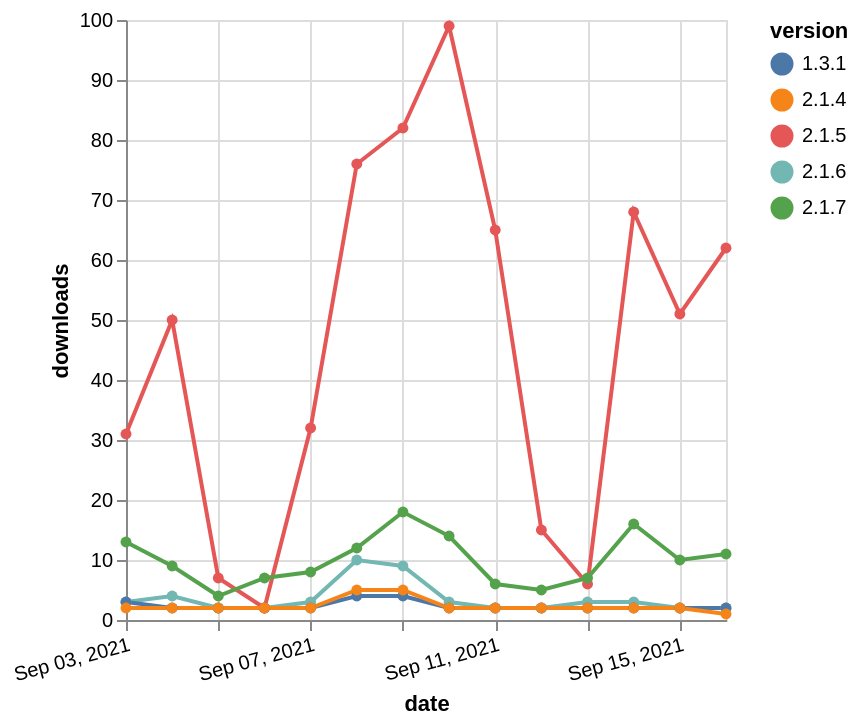

Vega-Lite specification for this chart:
### Vega-Lite specification from a JSON file in a GitHub repository (floating-point values rounded to 4 significant figures)
{"$schema": "https://vega.github.io/schema/vega-lite/v5.json", "description": "A simple bar chart with embedded data.", "data": {"values": [{"date": "2021-09-03", "total": 22285, "delta": 3, "version": "2.1.6"}, {"date": "2021-09-04", "total": 22289, "delta": 4, "version": "2.1.6"}, {"date": "2021-09-05", "total": 22291, "delta": 2, "version": "2.1.6"}, {"date": "2021-09-06", "total": 22293, "delta": 2, "version": "2.1.6"}, {"date": "2021-09-07", "total": 22296, "delta": 3, "version": "2.1.6"}, {"date": "2021-09-08", "total": 22306, "delta": 10, "version": "2.1.6"}, {"date": "2021-09-09", "total": 22315, "delta": 9, "version": "2.1.6"}, {"date": "2021-09-10", "total": 22318, "delta": 3, "version": "2.1.6"}, {"date": "2021-09-11", "total": 22320, "delta": 2, "version": "2.1.6"}, {"date": "2021-09-12", "total": 22322, "delta": 2, "version": "2.1.6"}, {"date": "2021-09-13", "total": 22325, "delta": 3, "version": "2.1.6"}, {"date": "2021-09-14", "total": 22328, "delta": 3, "version": "2.1.6"}, {"date": "2021-09-15", "total": 22330, "delta": 2, "version": "2.1.6"}, {"date": "2021-09-16", "total": 22332, "delta": 2, "version": "2.1.6"}, {"date": "2021-09-03", "total": 2935, "delta": 3, "version": "1.3.1"}, {"date": "2021-09-04", "total": 2937, "delta": 2, "version": "1.3.1"}, {"date": "2021-09-05", "total": 2939, "delta": 2, "version": "1.3.1"}, {"date": "2021-09-06", "total": 2941, "delta": 2, "version": "1.3.1"}, {"date": "2021-09-07", "total": 2943, "delta": 2, "version": "1.3.1"}, {"date": "2021-09-08", "total": 2947, "delta": 4, "version": "1.3.1"}, {"date": "2021-09-09", "total": 2951, "delta": 4, "version": "1.3.1"}, {"date": "2021-09-10", "total": 2953, "delta": 2, "version": "1.3.1"}, {"date": "2021-09-11", "total": 2955, "delta": 2, "version": "1.3.1"}, {"date": "2021-09-12", "total": 2957, "delta": 2, "version": "1.3.1"}, {"date": "2021-09-13", "total": 2959, "delta": 2, "version": "1.3.1"}, {"date": "2021-09-14", "total": 2961, "delta": 2, "version": "1.3.1"}, {"date": "2021-09-15", "total": 2963, "delta": 2, "version": "1.3.1"}, {"date": "2021-09-16", "total": 2965, "delta": 2, "version": "1.3.1"}, {"date": "2021-09-03", "total": 47015, "delta": 31, "version": "2.1.5"}, {"date": "2021-09-04", "total": 47065, "delta": 50, "version": "2.1.5"}, {"date": "2021-09-05", "total": 47072, "delta": 7, "version": "2.1.5"}, {"date": "2021-09-06", "total": 47074, "delta": 2, "version": "2.1.5"}, {"date": "2021-09-07", "total": 47106, "delta": 32, "version": "2.1.5"}, {"date": "2021-09-08", "total": 47182, "delta": 76, "version": "2.1.5"}, {"date": "2021-09-09", "total": 47264, "delta": 82, "version": "2.1.5"}, {"date": "2021-09-10", "total": 47363, "delta": 99, "version": "2.1.5"}, {"date": "2021-09-11", "total": 47428, "delta": 65, "version": "2.1.5"}, {"date": "2021-09-12", "total": 47443, "delta": 15, "version": "2.1.5"}, {"date": "2021-09-13", "total": 47449, "delta": 6, "version": "2.1.5"}, {"date": "2021-09-14", "total": 47517, "delta": 68, "version": "2.1.5"}, {"date": "2021-09-15", "total": 47568, "delta": 51, "version": "2.1.5"}, {"date": "2021-09-16", "total": 47630, "delta": 62, "version": "2.1.5"}, {"date": "2021-09-03", "total": 3442, "delta": 2, "version": "2.1.4"}, {"date": "2021-09-04", "total": 3444, "delta": 2, "version": "2.1.4"}, {"date": "2021-09-05", "total": 3446, "delta": 2, "version": "2.1.4"}, {"date": "2021-09-06", "total": 3448, "delta": 2, "version": "2.1.4"}, {"date": "2021-09-07", "total": 3450, "delta": 2, "version": "2.1.4"}, {"date": "2021-09-08", "total": 3455, "delta": 5, "version": "2.1.4"}, {"date": "2021-09-09", "total": 3460, "delta": 5, "version": "2.1.4"}, {"date": "2021-09-10", "total": 3462, "delta": 2, "version": "2.1.4"}, {"date": "2021-09-11", "total": 3464, "delta": 2, "version": "2.1.4"}, {"date": "2021-09-12", "total": 3466, "delta": 2, "version": "2.1.4"}, {"date": "2021-09-13", "total": 3468, "delta": 2, "version": "2.1.4"}, {"date": "2021-09-14", "total": 3470, "delta": 2, "version": "2.1.4"}, {"date": "2021-09-15", "total": 3472, "delta": 2, "version": "2.1.4"}, {"date": "2021-09-16", "total": 3473, "delta": 1, "version": "2.1.4"}, {"date": "2021-09-03", "total": 24742, "delta": 13, "version": "2.1.7"}, {"date": "2021-09-04", "total": 24751, "delta": 9, "version": "2.1.7"}, {"date": "2021-09-05", "total": 24755, "delta": 4, "version": "2.1.7"}, {"date": "2021-09-06", "total": 24762, "delta": 7, "version": "2.1.7"}, {"date": "2021-09-07", "total": 24770, "delta": 8, "version": "2.1.7"}, {"date": "2021-09-08", "total": 24782, "delta": 12, "version": "2.1.7"}, {"date": "2021-09-09", "total": 24800, "delta": 18, "version": "2.1.7"}, {"date": "2021-09-10", "total": 24814, "delta": 14, "version": "2.1.7"}, {"date": "2021-09-11", "total": 24820, "delta": 6, "version": "2.1.7"}, {"date": "2021-09-12", "total": 24825, "delta": 5, "version": "2.1.7"}, {"date": "2021-09-13", "total": 24832, "delta": 7, "version": "2.1.7"}, {"date": "2021-09-14", "total": 24848, "delta": 16, "version": "2.1.7"}, {"date": "2021-09-15", "total": 24858, "delta": 10, "version": "2.1.7"}, {"date": "2021-09-16", "total": 24869, "delta": 11, "version": "2.1.7"}]}, "width": "container", "mark": {"type": "line", "point": {"filled": true}}, "encoding": {"x": {"field": "date", "type": "temporal", "timeUnit": "yearmonthdate", "title": "date", "axis": {"labelAngle": -15}}, "y": {"field": "delta", "type": "quantitative", "title": "downloads"}, "color": {"field": "version", "type": "nominal"}, "tooltip": {"field": "delta"}}}
